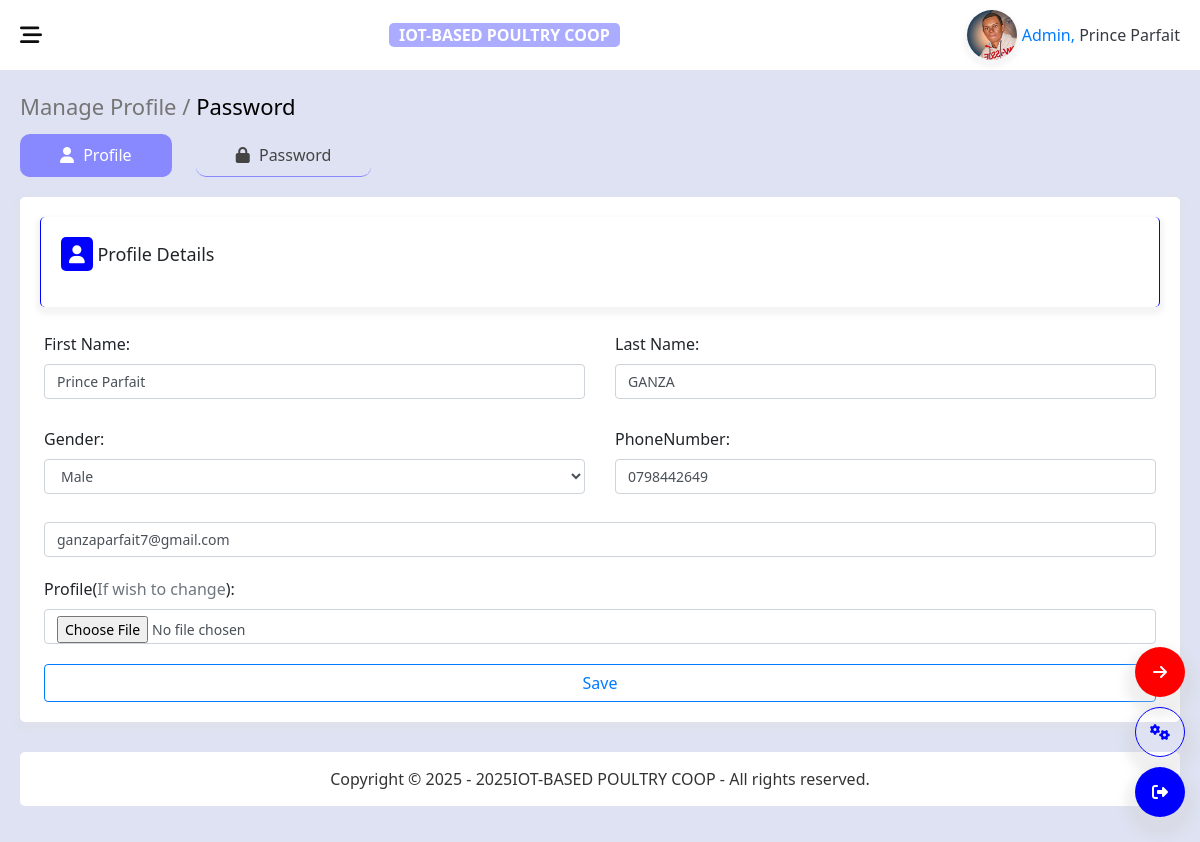
Page /dashboard/settings.php (signed in) on the committed database.
### tables this page shows
CREATE TABLE `users` (
  `UserId` int(11) NOT NULL,
  `Unique_id` varchar(255) NOT NULL,
  `FirstName` varchar(255) NOT NULL,
  `LastName` varchar(255) NOT NULL,
  `PhoneNumber` varchar(15) NOT NULL,
  `Email` varchar(255) NOT NULL,
  `Role` varchar(50) NOT NULL DEFAULT 'NoRole',
  `Password` varchar(255) NOT NULL,
  `Gender` varchar(25) NOT NULL,
  `Profile` varchar(255) NOT NULL DEFAULT 'NoProfile',
  `Access` varchar(50) NOT NULL DEFAULT 'Granted',
  `failed_attempts` int(11) NOT NULL DEFAULT 0,
  `lock_until` datetime DEFAULT NULL,
  `PasswordDetection` int(11) NOT NULL DEFAULT 1,
  `isDeleted` varchar(45) NOT NULL DEFAULT 'notDeleted',
  `DateCreated` datetime DEFAULT current_timestamp()
);

### dashboard/settings.php (the view, shortened to what this page needs)
<?php
include "php/includes/pure_header.php";
?>
<!DOCTYPE html>
<html lang="en">
<head>
    <link rel="stylesheet" href="extensions/bootstrap/css/bootstrap.min.css">
    <link rel="stylesheet" href="extensions/bootstrap/js/bootstrap.bundle.min.js">
    <link rel="stylesheet" href="extensions/fontawesome/css/all.css">
    <link rel="stylesheet" href="assets/css/main.css">
</head>
<body>
    <div class="body-contents-wrapper">
        <div class="contents">
            <?php include('php/includes/header.php'); ?>
            <div class="cont-container">
                <header class="header-content">
                    Manage Profile / <span>Password</span>
                </header>
                <div class="pro-settings">
                    <div class="pro-header-links">
                        <a href="#already" class="active"><i class="fa-solid fa-user"></i> Profile</a>
                        <a href="settings_password.php"><i class="fa-solid fa-lock"></i> Password</a>
                    </div>
                </div>
                <div class="form-content-wrapper">
                    <div class="form-header-content">
                        <div class="left-content mb-2">
                            <h4><i class="fa-solid fa-user"></i> Profile Details</h4>
                        </div>
                    </div>
                    <div class="cover-content">
                        <form action="settings.php" method="post" enctype="multipart/form-data">
                            <div class="row mb-2">
                                <div class="col-md-6">
                                    <div class="field">
                                        <label>First Name:</label>
                                        <input class="form-control" type="text" name="fname"
                                            value="<?= $user['FirstName']; ?>" required>
                                    </div>
                                </div>
                                <div class="col-md-6">
                                    <div class="field">
                                        <label>Last Name:</label>
                                        <input class="form-control" type="text" name="lname"
                                            value="<?= $user['LastName']; ?>" required>
                                    </div>
                                </div>
                            </div>
                            <div class="row mb-2">
                                <div class="col-md-6">
                                    <div class="field">
                                        <label>Gender:</label>
                                        <select name="gender" class="form-control color-picker" id="gender">
                                            <option value="<?= $user['Gender']; ?>" hidden>
                                                <?= ucfirst($user['Gender']); ?>
                                            </option>
                                        </select>
                                    </div>
                                </div>
                                <div class="col-md-6">
                                    <div class="field">
                                        <label>PhoneNumber:</label>
                                        <input class="form-control" type="text" name="phone" maxlength="10"
                                            value="<?= $user['PhoneNumber']; ?>" required>
                                    </div>
                                </div>
                            </div>
                            <div class="field">
                                <input class="form-control" type="email" name="email" value="<?= $user['Email']; ?>"
                                    required>
                            </div>
                            <div class="field">
                                <label>Profile(<span class="text-muted">If wish to change</span>):</label>
                                <input type="file" name="image" class="form-control">
                            </div>
                            <button type="submit" class="btn btn-outline-primary formSubmitBtn"
                                name="changeprofile">Save</button>
                        </form>
                    </div>
                </div>
                <?php include('php/includes/Rlinks.php'); ?>
                <?php include('php/includes/footer.php'); ?>
            </div>
        </div>
    </div>
</body>
</html>

### dashboard/php/includes/header.php (shortened to what this page needs)
<?php
include "php/config.php";
if (!isset($_SESSION['user_uni_id'])) {
    echo "<script>alert('You must login first.')</script>";
    echo "<script>window.location.href = '../default/login.php'</script>";
} else {
    $selectuser = mysqli_query($con, "SELECT * FROM `users` WHERE `Unique_id` = {$_SESSION['user_uni_id']}");
    $user = mysqli_fetch_assoc($selectuser);
    $role = $user['Role'];
    $fname = $user['FirstName'];
}
?>
<div class="top-header-contents">
    <div class="left-top-header-contents sub-header-contentes n-flex-content">
        <i class="fa-solid fa-bars-staggered toggleAsidebar"></i>
    </div>
    <a href="index.php" class="companyTitle">
       IOT-BASED POULTRY COOP
    </a>
    <div class="right-top-header-contents sub-header-contentes">
        <?php
        $profile = 'php/userimages/' . $user['Profile'] . '';
        $default_image_url = '<img src="php/defaultavatar/avatar.png" alt="avatar">';
        if ($user['Profile'] == '') {
            echo $default_image_url;
        } elseif (file_exists($profile)) {
            echo '<a href="' . $profile . '" target="_blank"><img src="' . $profile . '" alt="profile"></a>';
        } else {
            echo $default_image_url;
        }
        ?>
        <p>
            <a href="settings.php" class="text-dark" style="text-decoration: none;">
                <span class="userTitle text-primary"><?= ucfirst($role); ?>, </span> <?= $fname; ?>
            </a>
        </p>
    </div>
</div>

### dashboard/assets/css/main.css (style rules this page uses)
* { margin: 0; padding: 0; box-sizing: border-box; font-family: 'Segoe UI', Tahoma, Geneva, Verdana, sans-serif; }
:root { --main-color: #0000ff; --white-color: #fff; --gray-color: #ccc; --black-color: #000; --text-color: #333; --border-color: #eee; --main-better-color: #bbbbff; --body-background-color: #a3aedd5b; --box-shadow-normal: 0 4px 4px 4px rgba(240, 238, 238, 0.3); --box-shadow-darker: 0 4px 4px 4px rgba(224, 224, 224, 0.3); }
body { background: var(--body-background-color); }
form input, form select { font-size: 14px !important; }
.cover-content { position: relative; width: 100%; height: 100px; min-height: 40px; overflow: hidden; background-color: #fff; max-height: 100%; padding: 0 4px; transition: height all .3s ease-in-out; transition: min-height all .3s ease-in-out; }
.cover-content.active { height: 100%; min-height: 100%; }
.n-flex-content { display: flex; gap: 2px; }
input, select, button { border: none; outline: none; }
.companyTitle { text-align: center; background-color: transparent; background-color: #0000ff54; border-radius: 5px; padding: 0 10px; font-weight: 600; color: var(--white-color); }
a { text-decoration: none; }
.body-contents-wrapper { width: 100%; height: auto; display: flex; }
.contents { position: relative; height: auto; width: 82%; background-color: transparent; margin-left: 18%; padding-top: 70px; transition: all 0.3s ease-in-out; }
.contents .top-header-contents { position: fixed; top: 0; right: 0; width: 82%; height: 70px; background-color: var(--white-color); transition: all 0.3s ease-in-out; z-index: 555; }
.contents .top-header-contents { display: flex; align-items: center; justify-content: space-between; padding: 0 20px; }
.top-header-contents .left-top-header-contents i { font-size: 22px; color: #0e0d0d; cursor: pointer; transition: all 0.3s ease-in-out; }
.top-header-contents .left-top-header-contents .fa-bars-staggered { display: none; }
.top-header-contents .right-top-header-contents { display: flex; align-items: center; text-align: center; }
.top-header-contents .right-top-header-contents img { width: 50px; height: 50px; border-radius: 50%; box-shadow: var(--box-shadow-darker); margin-right: 5px; object-fit: cover; }
.top-header-contents .right-top-header-contents p { padding-top: 15px; }
.top-header-contents .right-top-header-contents p .userTitle { color: var(--main-color); font-weight: 500; }
.cont-container { padding: 20px; height: auto; }
.form-content-wrapper { background-color: var(--white-color); padding: 20px; border-radius: 5px; box-shadow: var(--box-shadow-darker); margin-bottom: 10px; }
.formSubmitBtn { width: 100%; }
.form-content-wrapper .form-header-content { position: relative; display: flex; justify-content: space-between; box-shadow: 0px 4px 4px 4px rgba(223, 223, 223, 0.3); padding: 20px; border-right: 1px solid var(--main-color); border-left: 1px solid var(--main-color); border-radius: 5px; margin-bottom: 25px; }
.form-header-content .left-content h4 { font-size: 18px; }
.form-header-content .left-content h4 i { background-color: var(--main-color); color: var(--white-color); padding: 8px; border-radius: 5px; }
.cont-container .header-content { margin-bottom: 20px; width: 100%; font-size: 22px; color: #757575; }
.cont-container .header-content span { color: #000; }
.field { margin-bottom: 20px; }
.pro-settings { width: 100%; background-color: transparent; margin-bottom: 30px; }
.pro-settings .pro-header-links a { padding: 10px 40px; border-radius: 10px; font-weight: 400; text-decoration: none; margin-right: 20px; color: #444; border-bottom: 1px solid #8888ff; }
.pro-settings .pro-header-links a i { padding-right: 5px; }
.pro-settings .pro-header-links a.active { color: var(--white-color); background-color: #8888ff; }
@media (max-width: 1300px) { .contents { width: 100%; margin-left: 0; } }
@media (max-width: 1300px) { .contents .top-header-contents { width: 100%; } }
@media (max-width: 1300px) { .top-header-contents .left-top-header-contents .fa-bars-staggered { display: block; } }

### rows in the picture
users: Profile (picture), Role "Admin", FirstName "Prince Parfait", fname "Prince Parfait", lname "GANZA", gender "Male", phone "0798442649", email "ganzaparfait7@gmail.com"
